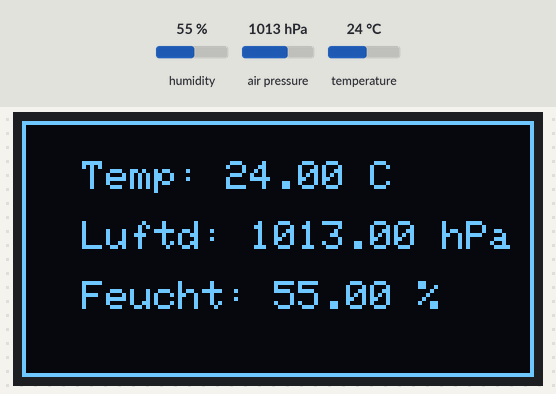
Simulated run of this sketch. Board: Arduino Uno, built with avr-gcc and run on an emulated ATmega328P. Parts: 128×64 one-colour display. The test bench sets the inputs (shaded band); at power-on: humidity 55 %, air pressure 1013 hPa, temperature 24 °C. What the sketch prints to the serial monitor is not drawn.

Above: at 1.3 s.
1.4 s: humidity set to 22 %
At 3.5 s:
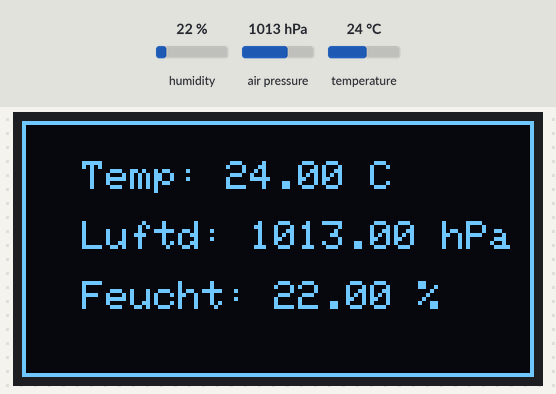
4.1 s: air pressure set to 952 hPa
At 5.2 s:
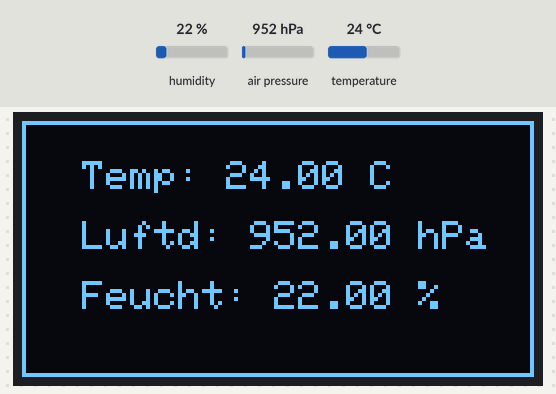
6.8 s: temperature set to 12 °C
At 8.6 s:
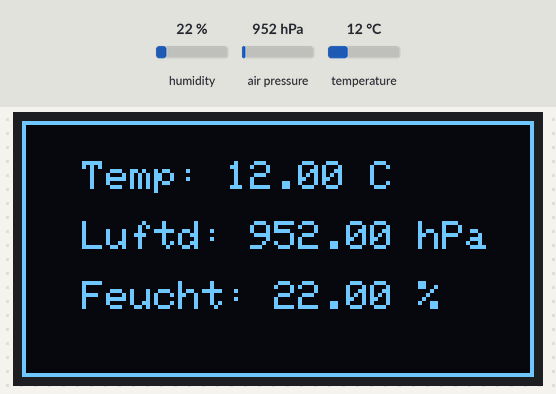
9.8 s: humidity set to 40 %
At 11.5 s:
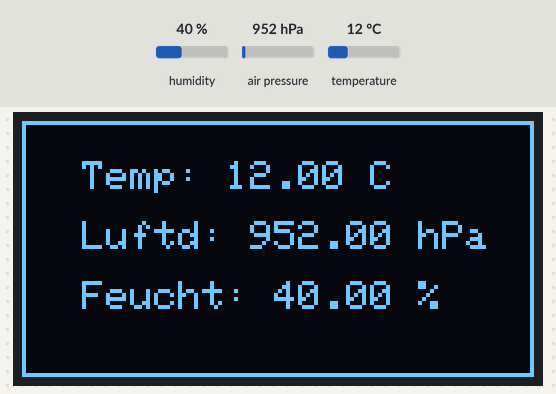
12.5 s: air pressure set to 975 hPa
At 14.9 s:
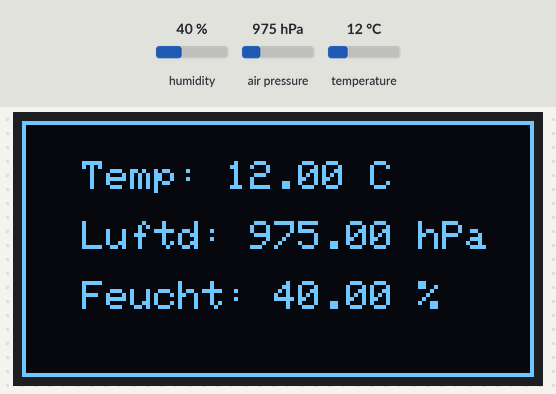
Timing chart, 0 to 16.4 s (numbered marks = the images above; inputs shaded):
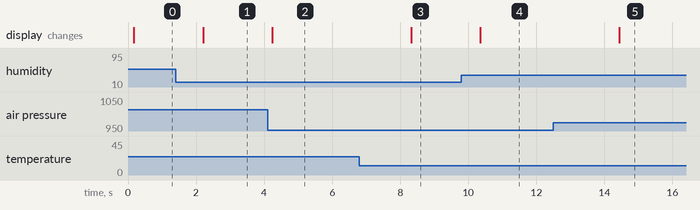

The sketch:

02_BME280.ino
```cpp
/*
        _          _ ______ _____ _____
       (_)        | |  ____|  __ \_   _|
  _ __  ___  _____| | |__  | |  | || |
 | '_ \| \ \/ / _ \ |  __| | |  | || |
 | |_) | |>  <  __/ | |____| |__| || |_
 | .__/|_/_/\_\___|_|______|_____/_____|
 | |
 |_|


  Projekt:  BME280 Schaltung
  Datum:    01/2022

*/
#include <Wire.h>
#include <Adafruit_Sensor.h>
#include <Adafruit_BME280.h>
Adafruit_BME280 bme; // I2C

//Display
#define SCREEN_WIDTH 128
#define SCREEN_HEIGHT 64
#include <Adafruit_GFX.h>
#include <Adafruit_SSD1306.h>
Adafruit_SSD1306 display1(SCREEN_WIDTH, SCREEN_HEIGHT, &Wire, -1);

void setup() {
  Serial.begin(115200);

  display1.begin(SSD1306_SWITCHCAPVCC, 0x3C);
  delay(100);

  //0x76 I2C Adresse vom Sensor
  if (!bme.begin(0x76)) {
    Serial.println("Keinen BME280 Sensor gefunden!");
    while (1);
  }

}

void loop() {

  float temp =bme.readTemperature();
  float pressure =bme.readPressure() / 100.0F;
  float hum =bme.readHumidity();

  Serial.print("Temperatur:  ");
  Serial.print(temp);
  Serial.println(" °C");

  Serial.print("Luftdruck: ");
  Serial.print(pressure);
  Serial.println(" hPa");

  Serial.print("Feuchtigkeit: ");
  Serial.print(hum);
  Serial.println(" %");

  display1.clearDisplay();
  display1.setTextSize(1);
  display1.setTextColor(WHITE);
  display1.setCursor(15, 10);
  display1.println("Temp: "+String(temp)+" C");
  display1.setCursor(15, 25);
  display1.println("Luftd: "+String(pressure)+" hPa");
  display1.setCursor(15, 40);
  display1.println("Feucht: "+String(hum)+" %");
  display1.drawRect(0,0,128,64,SSD1306_WHITE);
  display1.display();

  delay(2000);
}
```

Measured:
- after the input at 1.4 s, the display: changes after 0.81 s (image 1)
- after the input at 4.1 s, the display: changes after 0.14 s (image 2)
- after the input at 6.8 s, the display: changes after 1.5 s (image 3)
- after the input at 9.8 s, the display: changes after 0.56 s (image 4)
- after the input at 12.5 s, the display: changes after 1.9 s (image 5)
